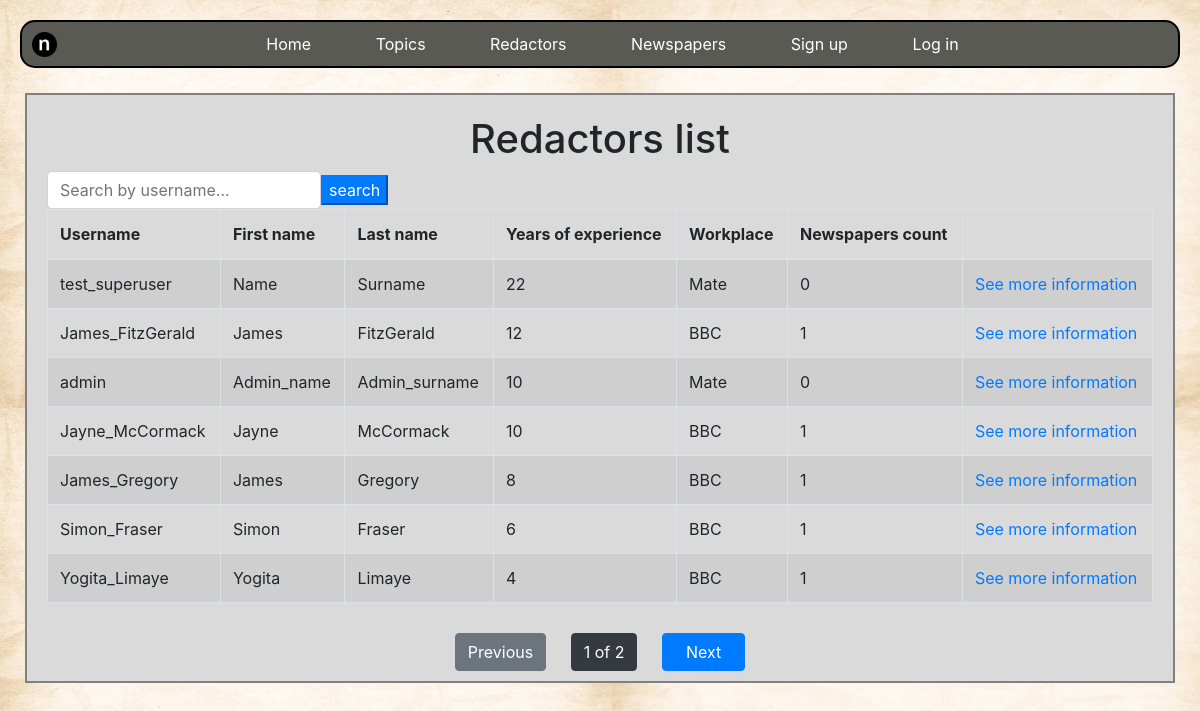
The page /redactors/ on the database as committed earlier.
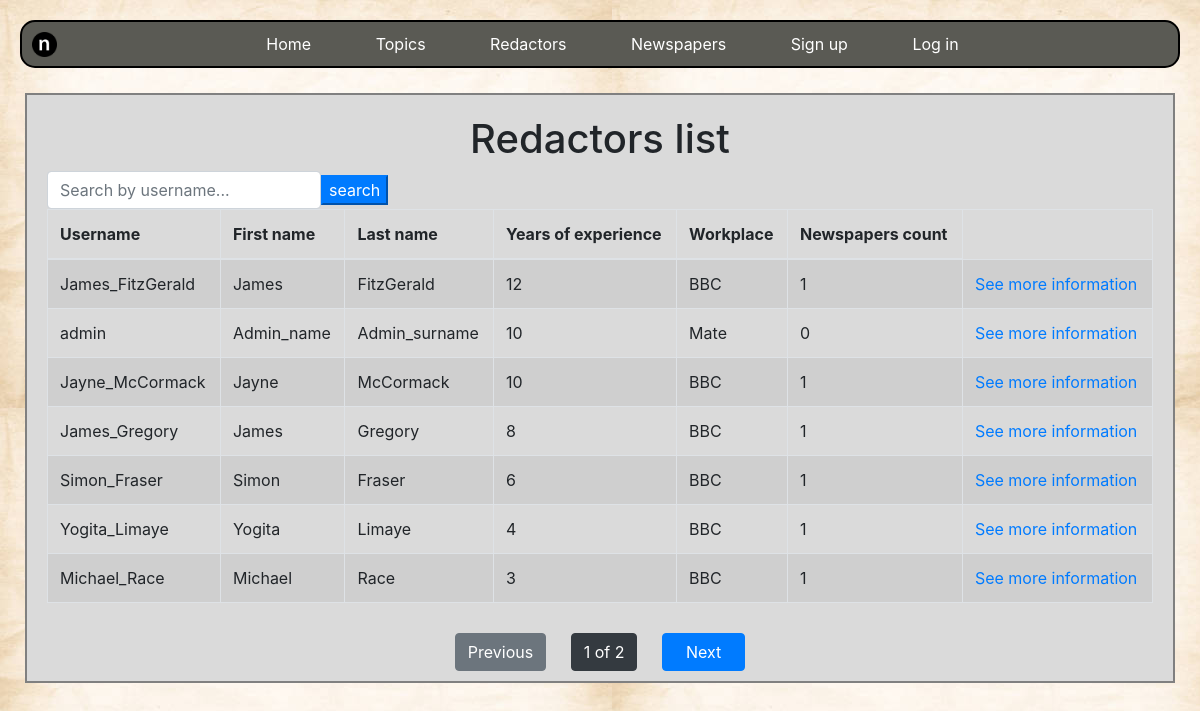
The same page on the database as committed later.
### news/models.py (models this page shows)
class Redactor(AbstractUser):
    years_of_experience = models.IntegerField(null=True, blank=True)
    workplace = models.CharField(max_length=255, null=True, blank=True)
    class Meta:
        ordering = ["-years_of_experience"]

### news/views.py (the view)
class RedactorListView(generic.ListView):
    model = Redactor
    paginate_by = 7
    queryset = Redactor.objects.all()
    def get_context_data(self, *, object_list=None, **kwargs):
        context = super(RedactorListView, self).get_context_data(**kwargs)
        username = self.request.GET.get("username", "")
        context["search_form"] = RedactorSearchForm(
            initial={"username": username}
        )
        return context
    def get_queryset(self):
        username = self.request.GET.get("username")
        if username:
            return self.queryset.filter(username__icontains=username)
        return self.queryset

### news/forms.py
class RedactorSearchForm(forms.Form):
    username = forms.CharField(
        max_length=255,
        required=False,
        label="",
        widget=forms.TextInput(
            attrs={"placeholder": "Search by username..."}
        ),
    )

### news/templatetags/query_transform.py (called while the page is built)
@register.simple_tag
def query_transform(request: HttpRequest, **kwargs):
    updated = request.GET.copy()
    for key, value in kwargs.items():
        if value is not None:
            updated[key] = value
        else:
            updated.pop(key, 0)
    return updated.urlencode()

### templates/news/redactor_list.html
{% extends "base.html" %}
{% load crispy_forms_filters %}
{% block content %}
  <div class="content-details">
    <h1 style="text-align: center;">
      Redactors list
    </h1>
    <form action="" method="get" class="form-inline">
      {{ search_form|crispy }}
      <input type="submit" value="search" class="btn-primary">
    </form>
    {% if redactor_list %}
      <table class="table table-striped table-bordered table-hover">
        <thead>
          <tr>
            <th scope="col">Username</th>
            <th scope="col">First name</th>
            <th scope="col">Last name</th>
            <th scope="col">Years of experience</th>
            <th scope="col">Workplace</th>
            <th scope="col">Newspapers count</th>
          </tr>
        </thead>
        <tbody>
          {% for redactor in redactor_list %}
            <tr>
              <td>{{ redactor.username }} {% if user == redactor %} (Me){% endif %}</td>
              <td>{{ redactor.first_name }}</td>
              <td>{{ redactor.last_name }}</td>
              <td>{{ redactor.years_of_experience }}</td>
              <td>{{ redactor.workplace }}</td>
              <td>{{ redactor.newspapers.all.count }}</td>
              <td><a href="{% url 'news:redactor-detail' pk=redactor.id %}">See more information</a></td>
            </tr>
          {% endfor %}
        </tbody>
      </table>
    {% else %}
      <p>We don't have redactors</p>
    {% endif %}
  </div>
{% endblock %}

### templates/base.html (shortened to what this page needs)
<!DOCTYPE html>
<html lang="en">
<head>
  {% load static %}
  <link rel="stylesheet" href="https://cdn.jsdelivr.net/npm/bootstrap@4.6.2/dist/css/bootstrap.min.css">
  {% load static %}
  <link rel="stylesheet" href="{% static 'styles.css' %}">
</head>
<body>
  {% block topbar %}
    {% include "includes/topbar.html" %}
  {% endblock %}
  <div class="content">
    {% block content %}
    {% endblock %}
    {% block pagination %}
      {% include "includes/pagination.html" %}
    {% endblock %}
  </div>
</body>
</html>

### templates/includes/topbar.html
{% load static %}
<div class="topnav">
  <img src="{% static 'favicon.png' %}" alt="" style="height: 25px; width: 25px" class="float-left">
  <a href="{% url 'news:index' %}" class="nav-element">Home</a>
  <a href="{% url 'news:topic-list' %}" class="nav-element">Topics</a>
  <a href="{% url 'news:redactor-list' %}" class="nav-element">Redactors</a>
  <a href="{% url 'news:newspaper-list' %}" class="nav-element">Newspapers</a>
  {% if user.is_authenticated  %}
    <a href="{% url 'news:redactor-detail' pk=user.id %}" class="nav-element">My profile</a>
    <a href="{% url 'logout' %}" class="nav-element">Logout</a>
  {% else %}
     <a href="{% url 'news:redactor-create' %}" class="nav-element">Sign up</a>
    <a href="{% url 'login' %}" class="nav-element">Log in</a>
  {% endif %}
</div>

### templates/includes/pagination.html
{% load query_transform %}
{% if is_paginated %}
  <div style="text-align: center">
    {% if page_obj.has_previous %}
        <a href="?{% query_transform request page=page_obj.previous_page_number %}" class="btn btn-primary">Previous</a>
    {% else %}
        <a href="" class="btn btn-secondary">Previous</a>
    {% endif %}
      <span class="btn btn-dark">
        {{ page_obj.number }} of {{ paginator.num_pages }}
      </span>
    {% if page_obj.has_next %}
        <a href="?{% query_transform request page=page_obj.next_page_number %}" class="btn btn-primary next-page">Next</a>
    {% else %}
        <a href="" class="btn btn-secondary next-page">Next</a>
    {% endif %}
  </div>
{% endif %}

### static/styles.css (style rules this page uses)
body { margin-top: 20px; background-image: url("background.png"); }
.content { background-color: #dadada; border: 2px solid grey; margin: 25px; }
.topnav { text-align: center; background-color: #5a5a54; margin: 20px; padding: 10px; border-radius: 15px; border: 2px solid #000000; }
.nav-element { margin: 30px; color: white; }
.content-details { margin: 20px; }
.next-page { padding-right: 23px; padding-left: 23px; }
.btn { margin: 10px; }

Rows that differ between the two databases and show on the page:
removed Redactor: username "test_superuser", first_name "Name", last_name "Surname", years_of_experience "22", workplace "Mate", newspapers.all.count "0"
now on this page (row unchanged): Redactor: username "Michael_Race", first_name "Michael", last_name "Race", years_of_experience "3", workplace "BBC", newspapers.all.count "1"
